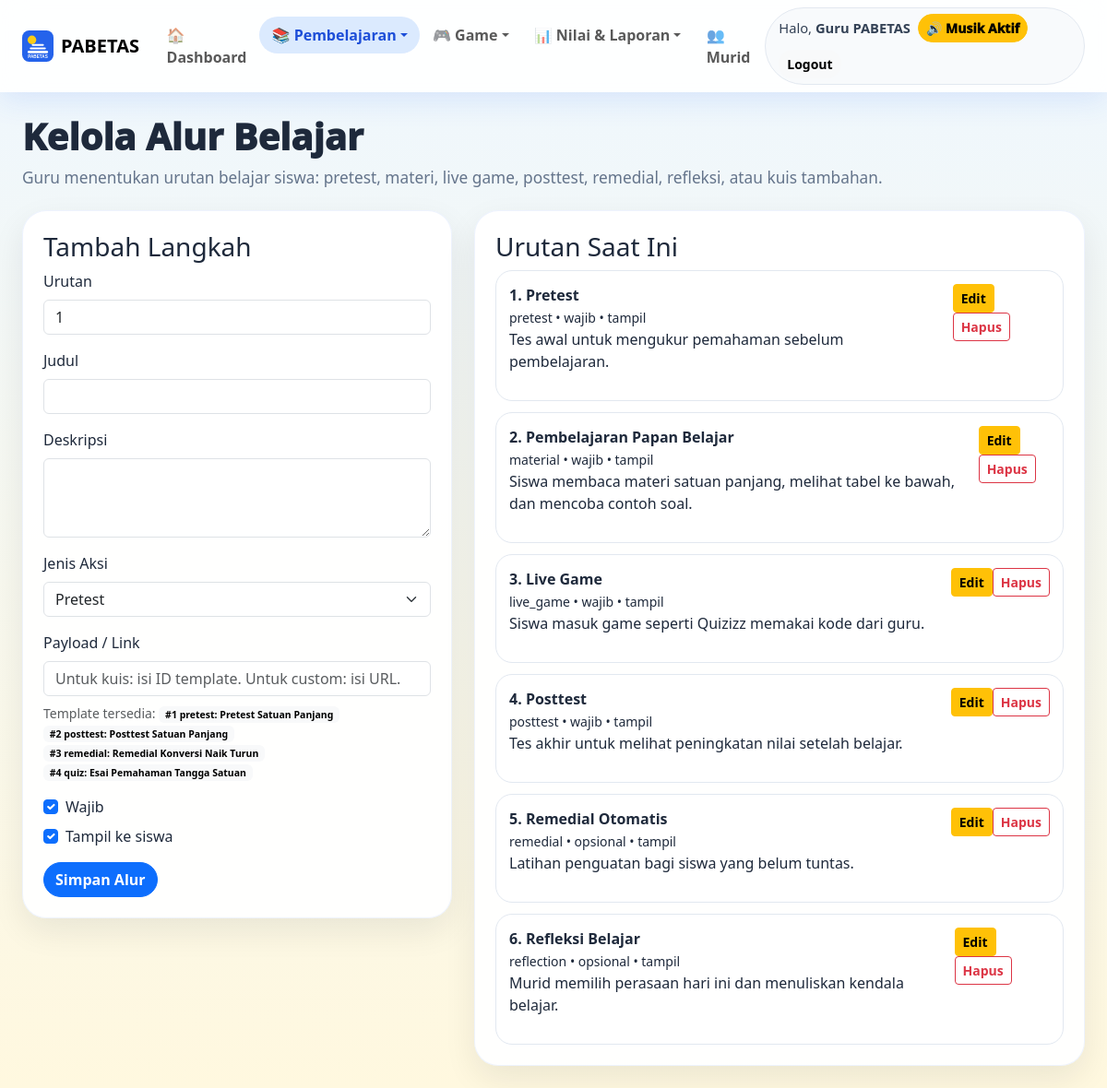
Page /teacher/learning_flow.php (signed in) on the committed database.
### tables this page shows
CREATE TABLE users (
  id INT AUTO_INCREMENT PRIMARY KEY,
  name VARCHAR(120) NOT NULL,
  username VARCHAR(60) NOT NULL UNIQUE,
  password VARCHAR(255) NOT NULL,
  role ENUM('guru','murid') NOT NULL,
  status TINYINT(1) NOT NULL DEFAULT 1,
  avatar_key VARCHAR(40) NOT NULL DEFAULT 'rocket',
  created_at TIMESTAMP DEFAULT CURRENT_TIMESTAMP
);

CREATE TABLE IF NOT EXISTS assessment_templates (
  id INT AUTO_INCREMENT PRIMARY KEY,
  title VARCHAR(150) NOT NULL,
  assessment_type ENUM('pretest','posttest','remedial','quiz') NOT NULL DEFAULT 'quiz',
  description TEXT NULL,
  status TINYINT(1) NOT NULL DEFAULT 1,
  created_by INT NULL,
  created_at TIMESTAMP DEFAULT CURRENT_TIMESTAMP,
  updated_at DATETIME NULL,
  INDEX idx_template_type_status(assessment_type,status),
  CONSTRAINT fk_template_user FOREIGN KEY(created_by) REFERENCES users(id) ON DELETE SET NULL
);

CREATE TABLE IF NOT EXISTS learning_flow_steps (
  id INT AUTO_INCREMENT PRIMARY KEY,
  step_order INT NOT NULL DEFAULT 1,
  title VARCHAR(150) NOT NULL,
  description TEXT NULL,
  action_type ENUM('pretest','material','live_game','posttest','remedial','quiz','reflection','custom') NOT NULL DEFAULT 'custom',
  action_payload TEXT NULL,
  is_required TINYINT(1) NOT NULL DEFAULT 1,
  status TINYINT(1) NOT NULL DEFAULT 1,
  created_at TIMESTAMP DEFAULT CURRENT_TIMESTAMP,
  updated_at DATETIME NULL
);

### app/helpers.php (called while the page is built, shortened)
<?php
function e($value) {
    return htmlspecialchars((string)$value, ENT_QUOTES, 'UTF-8');
}
function url($path = '') {
    $base = rtrim(APP_URL, '/');
    $path = ltrim($path, '/');
    return $base . '/' . $path;
}

### app/db.php (called while the page is built)
<?php
function db() {
    static $pdo = null;
    if ($pdo instanceof PDO) {
        return $pdo;
    }
    $dsn = 'mysql:host=' . DB_HOST . ';port=' . DB_PORT . ';dbname=' . DB_NAME . ';charset=' . DB_CHARSET;
    try {
        $pdo = new PDO($dsn, DB_USER, DB_PASS, [
            PDO::ATTR_ERRMODE => PDO::ERRMODE_EXCEPTION,
            PDO::ATTR_DEFAULT_FETCH_MODE => PDO::FETCH_ASSOC,
            PDO::ATTR_EMULATE_PREPARES => false,
        ]);
        return $pdo;
    } catch (PDOException $e) {
        if (defined('APP_DEBUG') && APP_DEBUG) {
            exit('<h2>Koneksi database gagal</h2><p>' . htmlspecialchars($e->getMessage()) . '</p><p>Jalankan <b>/install.php</b> atau import <b>database/pabetas_advanced.sql</b>.</p>');
        }
        exit('Koneksi database gagal. Hubungi administrator.');
    }
}

### app/auth.php (called while the page is built, shortened)
<?php
function current_user() {
    static $user = null;
    if ($user !== null) return $user;
    $stmt = db()->prepare('SELECT id, name, username, role, status, avatar_key FROM users WHERE id=? LIMIT 1');
    $stmt->execute([$_SESSION['user_id']]);
    $user = $stmt->fetch();
    return $user ?: null;
}
function require_login() {
    if (!current_user()) {
        redirect('login.php');
    }
}
function require_role($role) {
    require_login();
}

### public/teacher/learning_flow.php (the view, shortened to what this page needs)
<?php
require_once __DIR__ . '/../../app/layout.php';
require_role('guru');
$pdo = db();
$edit = null;
$steps = $pdo->query('SELECT * FROM learning_flow_steps ORDER BY step_order ASC, id ASC')->fetchAll();
$templates = $pdo->query("SELECT id,title,assessment_type FROM assessment_templates WHERE status=1 ORDER BY assessment_type,title")->fetchAll();
render_header('Alur Belajar', 'learning_flow');
?>
<div class="page-title"><h1>Kelola Alur Belajar</h1><p>Guru menentukan urutan belajar siswa: pretest, materi, live game, posttest, remedial, refleksi, atau kuis tambahan.</p></div>
<div class="row g-4"><div class="col-lg-5"><div class="panel-card"><h3><?= $edit?'Edit Langkah':'Tambah Langkah' ?></h3>
<form method="post"><?= csrf_field() ?><input type="hidden" name="action" value="save"><input type="hidden" name="id" value="<?= e($edit['id'] ?? 0) ?>">
<label class="form-label">Urutan</label><input type="number" class="form-control mb-3" name="step_order" value="<?= e($edit['step_order'] ?? 1) ?>">
<label class="form-label">Judul</label><input class="form-control mb-3" name="title" required value="<?= e($edit['title'] ?? '') ?>">
<label class="form-label">Deskripsi</label><textarea class="form-control mb-3" name="description" rows="3"><?= e($edit['description'] ?? '') ?></textarea>
<label class="form-label">Jenis Aksi</label><select class="form-select mb-3" name="action_type" id="actionType">
<?php foreach(['pretest'=>'Pretest','material'=>'Papan Belajar','live_game'=>'Live Game','posttest'=>'Posttest','remedial'=>'Remedial','quiz'=>'Kuis dari Template','reflection'=>'Refleksi Murid','custom'=>'Link Custom'] as $k=>$v): ?><option value="<?= $k ?>" <?= (($edit['action_type'] ?? '')===$k)?'selected':'' ?>><?= $v ?></option><?php endforeach; ?>
</select>
<label class="form-label">Payload / Link</label><input class="form-control mb-2" name="action_payload" value="<?= e($edit['action_payload'] ?? '') ?>" placeholder="Untuk kuis: isi ID template. Untuk custom: isi URL.">
<div class="small text-muted mb-3">Template tersedia: <?php foreach($templates as $t): ?><span class="badge text-bg-light">#<?= (int)$t['id'] ?> <?= e($t['assessment_type']) ?>: <?= e($t['title']) ?></span> <?php endforeach; ?></div>
<label class="form-check mb-2"><input class="form-check-input" type="checkbox" name="is_required" <?= ($edit ? ((int)$edit['is_required']?'checked':'') : 'checked') ?>> Wajib</label>
<label class="form-check mb-3"><input class="form-check-input" type="checkbox" name="status" <?= ($edit ? ((int)$edit['status']?'checked':'') : 'checked') ?>> Tampil ke siswa</label>
<button class="btn btn-primary rounded-pill">Simpan Alur</button> <?php if($edit): ?><a class="btn btn-light rounded-pill" href="<?= url('teacher/learning_flow.php') ?>">Batal</a><?php endif; ?>
</form></div></div><div class="col-lg-7"><div class="panel-card"><h3>Urutan Saat Ini</h3><div class="flow-admin-list">
<?php foreach($steps as $s): ?><div class="flow-admin-item"><div><b><?= (int)$s['step_order'] ?>. <?= e($s['title']) ?></b><br><small><?= e($s['action_type']) ?> <?= (int)$s['is_required']?'• wajib':'• opsional' ?> <?= (int)$s['status']?'• tampil':'• sembunyi' ?></small><p><?= e($s['description']) ?></p></div><div><a class="btn btn-sm btn-warning" href="?edit=<?= (int)$s['id'] ?>">Edit</a><form method="post" class="d-inline" onsubmit="return confirm('Hapus langkah ini?')"><?= csrf_field() ?><input type="hidden" name="action" value="delete"><input type="hidden" name="id" value="<?= (int)$s['id'] ?>"><button class="btn btn-sm btn-outline-danger">Hapus</button></form></div></div><?php endforeach; ?>
</div></div></div></div>
<?php render_footer(); ?>

### app/layout.php (shortened to what this page needs)
<?php
function nav_active(array $items, string $active): string {
    return in_array($active, $items, true) ? 'active' : '';
}
function sound_context_from_active(string $active, bool $isGuru): string {
    if ($isGuru) {
        if (in_array($active, ['materials','learning_flow'], true)) return 'materi';
        return 'teacher';
    }
    return 'home';
}
function render_header($title, $active = '') {
    $user = current_user();
    $isGuru = $user && $user['role'] === 'guru';
    $soundContext = sound_context_from_active($active, $isGuru);
    ?>
<!doctype html>
<html lang="id">
<head>
    <link href="https://cdn.jsdelivr.net/npm/bootstrap@5.3.3/dist/css/bootstrap.min.css" rel="stylesheet">
    <link rel="stylesheet" href="<?= url('assets/css/style.css?v=9') ?>">
</head>
<body data-sound-context="<?= e($soundContext) ?>">
<nav class="navbar navbar-expand-lg navbar-pabetas sticky-top">
    <div class="container-fluid px-3 px-md-4">
        <a class="navbar-brand fw-black d-flex align-items-center gap-2" href="<?= url($isGuru ? 'teacher/dashboard.php' : 'student/dashboard.php') ?>">
            <img src="<?= url(SCHOOL_LOGO) ?>" class="logo-sm" alt="Logo"> <span>PABETAS</span>
        </a>
        <div class="collapse navbar-collapse" id="navMain">
            <ul class="navbar-nav me-auto mb-2 mb-lg-0 nav-compact">
                <?php if ($isGuru): ?>
                    <li class="nav-item"><a class="nav-link <?= $active==='dashboard'?'active':'' ?>" href="<?= url('teacher/dashboard.php') ?>">🏠 Dashboard</a></li>
                    <li class="nav-item dropdown">
                        <a class="nav-link dropdown-toggle <?= nav_active(['materials','questions','quizzes','essay_sets','learning_flow','reflections'], $active) ?>" href="#" data-bs-toggle="dropdown">📚 Pembelajaran</a>
                    </li>
                    <li class="nav-item dropdown">
                        <a class="nav-link dropdown-toggle <?= nav_active(['rooms','live_games','weekly'], $active) ?>" href="#" data-bs-toggle="dropdown">🎮 Game</a>
                    </li>
                    <li class="nav-item dropdown">
                        <a class="nav-link dropdown-toggle <?= nav_active(['grading','academic','reports'], $active) ?>" href="#" data-bs-toggle="dropdown">📊 Nilai & Laporan</a>
                    </li>
                    <li class="nav-item"><a class="nav-link <?= $active==='students'?'active':'' ?>" href="<?= url('teacher/students.php') ?>">👥 Murid</a></li>
                <?php endif; ?>
            </ul>
            <?php if ($user): ?>
            <div class="nav-user-box">
                <span>Halo, <b><?= e($user['name']) ?></b></span>
                <button type="button" class="btn btn-outline-light btn-sm rounded-pill" id="soundToggle" title="Aktifkan suara">🔊 Suara</button>
                <a class="btn btn-light btn-sm rounded-pill" href="<?= url('logout.php') ?>">Logout</a>
            </div>
            <?php endif; ?>
        </div>
    </div>
</nav>
<main class="container-fluid px-3 px-md-4 py-4">
    <?php
}
function render_footer() {
    ?>
</main>
</body>
</html>
    <?php
}

### public/assets/css/style.css (style rules this page uses)
:root { --blue:#2563eb;--sky:#38bdf8;--yellow:#facc15;--red:#fb7185;--purple:#8b5cf6;--dark:#1e293b;--soft:#f8fafc;--green:#22c55e }
* { box-sizing:border-box }
body { background:linear-gradient(180deg,#eef7ff 0%,#fff8df 100%);font-family:system-ui,-apple-system,BlinkMacSystemFont,"Segoe UI",sans-serif;color:var(--dark);min-height:100vh }
.fw-black { font-weight:900 }
.navbar-pabetas { background:rgba(255,255,255,.9);backdrop-filter:blur(14px);box-shadow:0 8px 30px rgba(37,99,235,.12) }
.navbar-pabetas .nav-link { font-weight:700;border-radius:999px;padding:.5rem .85rem!important }
.navbar-pabetas .nav-link.active,.navbar-pabetas .nav-link:hover { background:#dbeafe;color:#1d4ed8 }
.logo-sm { width:34px;height:34px }
.page-hero h1,.student-hero h1,.page-title h1 { font-weight:1000 }
.page-title { margin-bottom:22px }
.page-title p { color:#64748b;font-size:1.08rem }
.stat-card,.panel-card,.feature-card,.lesson-card,.question-card { background:rgba(255,255,255,.94);border:1px solid rgba(37,99,235,.08);border-radius:26px;padding:22px;box-shadow:0 14px 35px rgba(15,23,42,.08) }
.flow-admin-list { display:grid;gap:12px }
.flow-admin-item { display:flex;align-items:flex-start;justify-content:space-between;gap:14px;background:#fff;border:1px solid #e2e8f0;border-radius:18px;padding:14px }
.nav-user-box { display:flex;align-items:center;gap:10px;background:#f8fafc;border:1px solid #e2e8f0;border-radius:999px;padding:6px 8px 6px 14px }
.nav-user-box span { font-size:.92rem;color:#334155 }
.btn { font-weight:850 }
.nav-user-box { display:flex;align-items:center;gap:.5rem;flex-wrap:wrap }
.lesson-card,.panel-card { overflow-wrap:anywhere }
#soundToggle { font-weight:1000;white-space:nowrap }
.nav-user-box #soundToggle { min-width:116px }
.option-box,.btn,.role-card,.avatar-choice,.mood-option { transition:transform .16s ease, box-shadow .16s ease, background .16s ease }

### rows in the picture
users: name "Guru PABETAS"
assessment_templates: id "1", assessment_type "pretest", title "Pretest Satuan Panjang"
assessment_templates: id "2", assessment_type "posttest", title "Posttest Satuan Panjang"
assessment_templates: id "3", assessment_type "remedial", title "Remedial Konversi Naik Turun"
assessment_templates: id "4", assessment_type "quiz", title "Esai Pemahaman Tangga Satuan"
learning_flow_steps: step_order "1", title "Pretest", action_type "pretest", is_required "• wajib", status "• tampil", description "Tes awal untuk mengukur pemahaman sebelum pembelajaran."
learning_flow_steps: step_order "2", title "Pembelajaran Papan Belajar", action_type "material", is_required "• wajib", status "• tampil", description "Siswa membaca materi satuan panjang, melihat tabel ke bawah, dan mencoba contoh soal."
learning_flow_steps: step_order "3", title "Live Game", action_type "live_game", is_required "• wajib", status "• tampil", description "Siswa masuk game seperti Quizizz memakai kode dari guru."
learning_flow_steps: step_order "4", title "Posttest", action_type "posttest", is_required "• wajib", status "• tampil", description "Tes akhir untuk melihat peningkatan nilai setelah belajar."
learning_flow_steps: step_order "5", title "Remedial Otomatis", action_type "remedial", is_required "• opsional", status "• tampil", description "Latihan penguatan bagi siswa yang belum tuntas."
learning_flow_steps: step_order "6", title "Refleksi Belajar", action_type "reflection", is_required "• opsional", status "• tampil", description "Murid memilih perasaan hari ini dan menuliskan kendala belajar."

### other values in the picture
form field action_type "Pretest"
